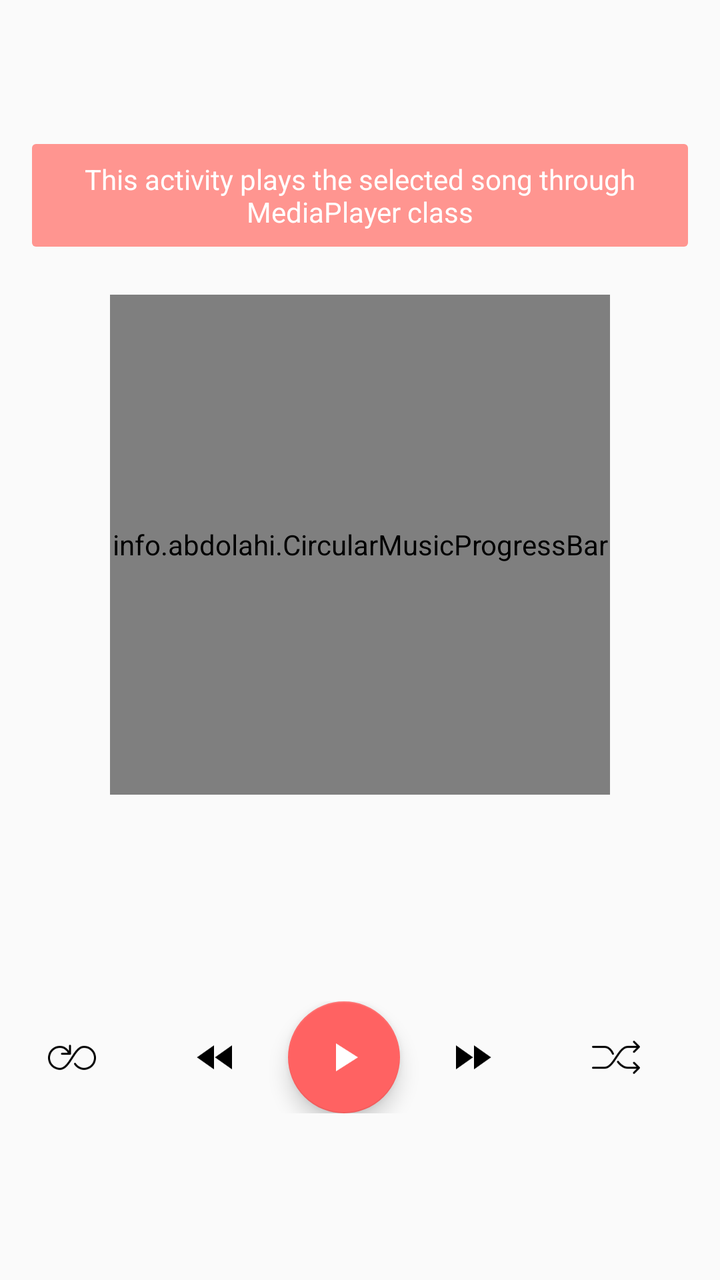
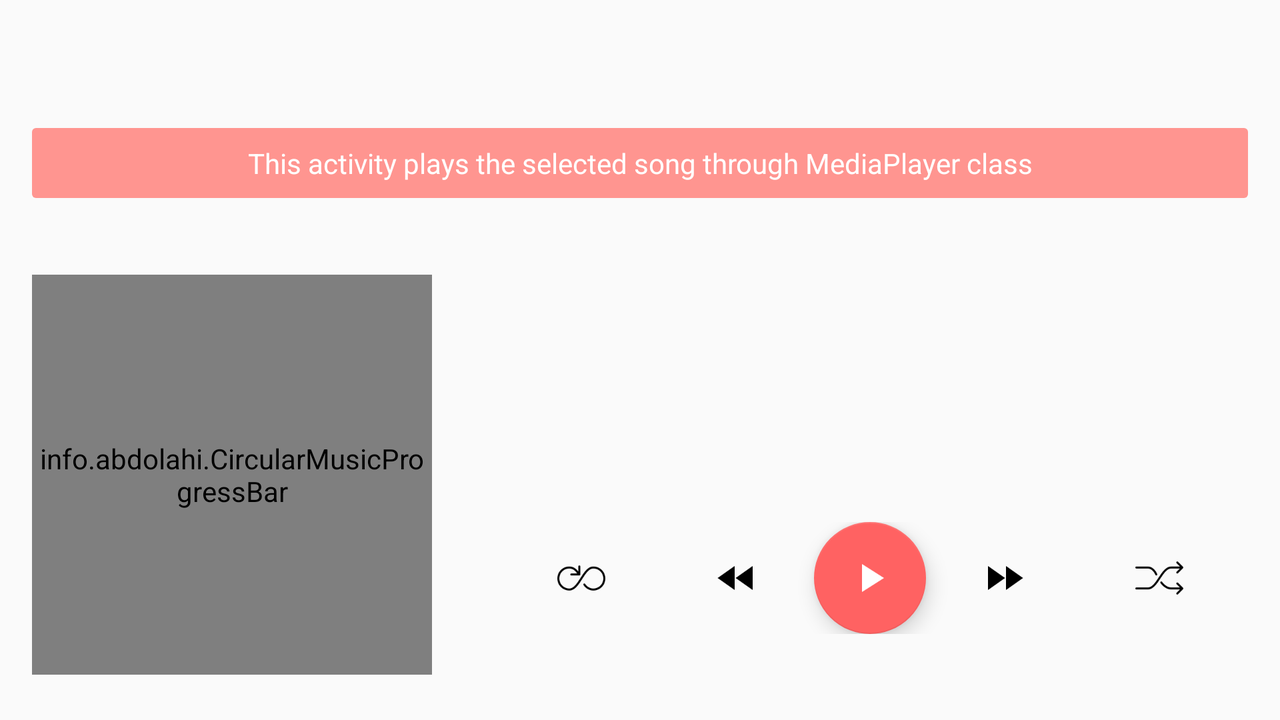

First picture: res/layout/ on a phone held upright. Second picture: the repository's own variant of that layout, on a device whose configuration matches the variant's folder. Source for both follows.
<!-- AndroidManifest.xml: application theme AppTheme -->
<!-- res/layout/activity_now_playing.xml -->
<?xml version="1.0" encoding="utf-8"?>
<LinearLayout xmlns:android="http://schemas.android.com/apk/res/android"
    xmlns:app="http://schemas.android.com/apk/res-auto"
    xmlns:tools="http://schemas.android.com/tools"
    android:id="@+id/activity_now_playing"
    android:layout_width="match_parent"
    android:layout_height="match_parent"
    android:orientation="vertical"
    tools:context="com.example.android.beatit.NowPlayingActivity">

    <android.support.v7.widget.Toolbar
        android:id="@+id/now_playing_toolbar"
        android:layout_width="match_parent"
        android:layout_height="?attr/actionBarSize" />

    <TextView
        android:text="@string/now_playing_purpose"
        style="@style/PurposeText" />

    <info.abdolahi.CircularMusicProgressBar
        android:id="@+id/circular_cover"
        android:layout_width="@dimen/circularDimen"
        android:layout_height="@dimen/circularDimen"
        android:layout_gravity="center"
        android:layout_margin="@dimen/smallPadding"
        app:border_color="@color/hintLightText"
        app:border_width="@dimen/circularBorder"
        app:centercircle_diammterer="1"
        app:draw_anticlockwise="false"
        app:progress_color="@color/colorAccent"
        app:progress_startAngle="270" />

    <TextView
        android:id="@+id/title"
        style="@style/TitleText"
        android:gravity="center_horizontal" />

    <TextView
        android:id="@+id/artist"
        style="@style/ArtistText"
        android:gravity="center_horizontal" />

    <LinearLayout
        android:layout_width="match_parent"
        android:layout_height="wrap_content"
        android:gravity="center_vertical"
        android:orientation="horizontal">

        <ImageView
            android:id="@+id/repeat"
            android:layout_width="0dp"
            android:layout_height="wrap_content"
            android:layout_weight="1"
            android:contentDescription="@string/repeat"
            android:padding="@dimen/smallPadding"
            android:src="@drawable/ic_repeat" />

        <ImageView
            android:id="@+id/previous"
            android:layout_width="0dp"
            android:layout_height="wrap_content"
            android:layout_weight="1"
            android:contentDescription="@string/previous"
            android:padding="@dimen/smallPadding"
            android:src="@drawable/previous_selector" />

        <android.support.design.widget.FloatingActionButton
            android:id="@+id/play_pause"
            android:layout_width="0dp"
            android:layout_height="wrap_content"
            android:layout_weight="1"
            android:padding="@dimen/smallPadding"
            android:src="@drawable/ic_play_arrow_white_24px" />

        <ImageView
            android:id="@+id/next"
            android:layout_width="0dp"
            android:layout_height="wrap_content"
            android:layout_weight="1"
            android:contentDescription="@string/next"
            android:padding="@dimen/smallPadding"
            android:src="@drawable/next_selector" />

        <ImageView
            android:id="@+id/shuffle"
            android:layout_width="0dp"
            android:layout_height="wrap_content"
            android:layout_weight="1"
            android:contentDescription="@string/shuffle"
            android:padding="@dimen/smallPadding"
            android:src="@drawable/ic_shuffle" />

    </LinearLayout>

</LinearLayout>
<!-- resources referenced by this layout -->
<resources>
  <color name="colorAccent">#FF6262</color>
  <color name="hintLightText">#80FFFFFF</color>
  <dimen name="circularBorder">2dp</dimen>
  <dimen name="circularDimen">250dp</dimen>
  <dimen name="smallPadding">8dp</dimen>
  <!-- drawable next_selector (drawable) -->
  <?xml version="1.0" encoding="utf-8"?>
  <selector xmlns:android="http://schemas.android.com/apk/res/android">
      <item android:drawable="@drawable/ic_fast_forward_black_24px_pressed" android:state_pressed="true" />
      <item android:drawable="@drawable/ic_fast_forward_black_24px" android:state_pressed="false" />
  </selector>
  <!-- drawable previous_selector (drawable) -->
  <?xml version="1.0" encoding="utf-8"?>
  <selector xmlns:android="http://schemas.android.com/apk/res/android">
      <item android:drawable="@drawable/ic_fast_rewind_black_24px_pressed" android:state_pressed="true" />
      <item android:drawable="@drawable/ic_fast_rewind_black_24px" android:state_pressed="false" />
  </selector>
  <string name="next">Next Song</string>
  <string name="now_playing_purpose">This activity plays the selected song through MediaPlayer class</string>
  <string name="previous">Previous Song</string>
  <string name="repeat">Repeat</string>
  <string name="shuffle">Shuffle</string>
  <style name="PurposeText">
          <item name="android:layout_width">match_parent</item>
          <item name="android:layout_height">wrap_content</item>
          <item name="android:layout_margin">@dimen/mediumPadding</item>
          <item name="android:padding">@dimen/smallPadding</item>
          <item name="android:gravity">center_horizontal</item>
          <item name="android:background">@drawable/purpose_background</item>
          <item name="android:textColor">@color/primaryLightText</item>
      </style>
  <style name="TitleText">
          <item name="android:layout_width">match_parent</item>
          <item name="android:layout_height">wrap_content</item>
          <item name="android:maxLines">1</item>
          <item name="android:paddingLeft">@dimen/mediumPadding</item>
          <item name="android:paddingRight">@dimen/mediumPadding</item>
          <item name="android:paddingTop">@dimen/bigPadding</item>
          <item name="android:textColor">@color/primaryDarkText</item>
          <item name="android:textSize">@dimen/titleTextSize</item>
      </style>
  <style name="AppTheme" parent="Theme.AppCompat.Light.NoActionBar">
          
          <item name="colorPrimary">@color/colorPrimary</item>
          <item name="colorPrimaryDark">@color/colorPrimaryDark</item>
          <item name="colorAccent">@color/colorAccent</item>
      </style>
  <dimen name="mediumPadding">16dp</dimen>
  <color name="hintDarkText">#66000000</color>
  <dimen name="headlineTextSize">20sp</dimen>
  <!-- drawable purpose_background (drawable) -->
  <?xml version="1.0" encoding="utf-8"?>
  <shape
      xmlns:android="http://schemas.android.com/apk/res/android"
      android:shape="rectangle">
  
      <solid android:color="@color/colorPrimaryLight"/>
  
      <corners
          android:topLeftRadius="@dimen/cardCornerRadius"
          android:topRightRadius="@dimen/cardCornerRadius"
          android:bottomLeftRadius="@dimen/cardCornerRadius"
          android:bottomRightRadius="@dimen/cardCornerRadius" />
  </shape>
  <color name="primaryLightText">#FFFFFF</color>
  <dimen name="bigPadding">20dp</dimen>
  <color name="primaryDarkText">#D9000000</color>
  <dimen name="titleTextSize">24sp</dimen>
  <color name="colorPrimary">#FF6262</color>
  <color name="colorPrimaryDark">#C62C38</color>
  <color name="colorPrimaryLight">#FF9590</color>
  <dimen name="cardCornerRadius">2dp</dimen>
  <!-- some entries are left out for length -->
</resources>
<!-- res/layout-land/activity_now_playing.xml (the repository's variant of the layout above) -->
<!-- drawn on the phone turned sideways -->
<?xml version="1.0" encoding="utf-8"?>
<LinearLayout xmlns:android="http://schemas.android.com/apk/res/android"
    xmlns:app="http://schemas.android.com/apk/res-auto"
    xmlns:tools="http://schemas.android.com/tools"
    android:id="@+id/activity_now_playing"
    android:layout_width="match_parent"
    android:layout_height="match_parent"
    android:orientation="vertical"
    tools:context="com.example.android.beatit.NowPlayingActivity">

    <android.support.v7.widget.Toolbar
        android:id="@+id/now_playing_toolbar"
        android:layout_width="match_parent"
        android:layout_height="?attr/actionBarSize" />

    <TextView
        android:text="@string/now_playing_purpose"
        style="@style/PurposeText" />

    <LinearLayout
        android:layout_width="match_parent"
        android:layout_height="match_parent"
        android:gravity="center_vertical"
        android:orientation="horizontal">

        <info.abdolahi.CircularMusicProgressBar
            android:id="@+id/circular_cover"
            android:layout_width="@dimen/circularDimen_land"
            android:layout_height="@dimen/circularDimen_land"
            android:layout_margin="@dimen/mediumPadding"
            app:border_color="@color/hintLightText"
            app:border_width="@dimen/circularBorder"
            app:centercircle_diammterer="1"
            app:draw_anticlockwise="false"
            app:progress_color="@color/colorAccent"
            app:progress_startAngle="270" />

        <LinearLayout
            android:layout_width="match_parent"
            android:layout_height="wrap_content"
            android:layout_marginLeft="@dimen/bigPadding"
            android:layout_marginStart="@dimen/bigPadding"
            android:orientation="vertical">

            <TextView
                android:id="@+id/title"
                style="@style/TitleText" />

            <TextView
                android:id="@+id/artist"
                style="@style/ArtistText" />

            <LinearLayout
                android:layout_width="match_parent"
                android:layout_height="wrap_content"
                android:layout_marginTop="@dimen/smallPadding"
                android:gravity="center_vertical"
                android:orientation="horizontal">

                <ImageView
                    android:id="@+id/repeat"
                    android:layout_width="0dp"
                    android:layout_height="wrap_content"
                    android:layout_weight="1"
                    android:contentDescription="@string/repeat"
                    android:padding="@dimen/smallPadding"
                    android:src="@drawable/ic_repeat" />

                <ImageView
                    android:id="@+id/previous"
                    android:layout_width="0dp"
                    android:layout_height="wrap_content"
                    android:layout_weight="1"
                    android:contentDescription="@string/previous"
                    android:padding="@dimen/smallPadding"
                    android:src="@drawable/previous_selector" />

                <android.support.design.widget.FloatingActionButton
                    android:id="@+id/play_pause"
                    android:layout_width="0dp"
                    android:layout_height="wrap_content"
                    android:layout_weight="1"
                    android:padding="@dimen/smallPadding"
                    android:src="@drawable/ic_play_arrow_white_24px" />

                <ImageView
                    android:id="@+id/next"
                    android:layout_width="0dp"
                    android:layout_height="wrap_content"
                    android:layout_weight="1"
                    android:contentDescription="@string/next"
                    android:padding="@dimen/smallPadding"
                    android:src="@drawable/next_selector" />

                <ImageView
                    android:id="@+id/shuffle"
                    android:layout_width="0dp"
                    android:layout_height="wrap_content"
                    android:layout_weight="1"
                    android:contentDescription="@string/shuffle"
                    android:padding="@dimen/smallPadding"
                    android:src="@drawable/ic_shuffle" />

            </LinearLayout>
        </LinearLayout>

    </LinearLayout>

</LinearLayout>
<!-- resources referenced by the variant -->
<!-- as the phone turned sideways resolves them -->
<resources>
  <color name="colorAccent">#FF6262</color>
  <color name="hintLightText">#80FFFFFF</color>
  <dimen name="bigPadding">20dp</dimen>
  <dimen name="circularBorder">2dp</dimen>
  <dimen name="circularDimen_land">200dp</dimen>
  <dimen name="mediumPadding">16dp</dimen>
  <dimen name="smallPadding">8dp</dimen>
  <!-- drawable next_selector (drawable) -->
  <?xml version="1.0" encoding="utf-8"?>
  <selector xmlns:android="http://schemas.android.com/apk/res/android">
      <item android:drawable="@drawable/ic_fast_forward_black_24px_pressed" android:state_pressed="true" />
      <item android:drawable="@drawable/ic_fast_forward_black_24px" android:state_pressed="false" />
  </selector>
  <!-- drawable previous_selector (drawable) -->
  <?xml version="1.0" encoding="utf-8"?>
  <selector xmlns:android="http://schemas.android.com/apk/res/android">
      <item android:drawable="@drawable/ic_fast_rewind_black_24px_pressed" android:state_pressed="true" />
      <item android:drawable="@drawable/ic_fast_rewind_black_24px" android:state_pressed="false" />
  </selector>
  <string name="next">Next Song</string>
  <string name="now_playing_purpose">This activity plays the selected song through MediaPlayer class</string>
  <string name="previous">Previous Song</string>
  <string name="repeat">Repeat</string>
  <string name="shuffle">Shuffle</string>
  <style name="PurposeText">
          <item name="android:layout_width">match_parent</item>
          <item name="android:layout_height">wrap_content</item>
          <item name="android:layout_margin">@dimen/mediumPadding</item>
          <item name="android:padding">@dimen/smallPadding</item>
          <item name="android:gravity">center_horizontal</item>
          <item name="android:background">@drawable/purpose_background</item>
          <item name="android:textColor">@color/primaryLightText</item>
      </style>
  <style name="TitleText">
          <item name="android:layout_width">match_parent</item>
          <item name="android:layout_height">wrap_content</item>
          <item name="android:maxLines">1</item>
          <item name="android:paddingLeft">@dimen/mediumPadding</item>
          <item name="android:paddingRight">@dimen/mediumPadding</item>
          <item name="android:paddingTop">@dimen/bigPadding</item>
          <item name="android:textColor">@color/primaryDarkText</item>
          <item name="android:textSize">@dimen/titleTextSize</item>
      </style>
  <style name="AppTheme" parent="Theme.AppCompat.Light.NoActionBar">
          
          <item name="colorPrimary">@color/colorPrimary</item>
          <item name="colorPrimaryDark">@color/colorPrimaryDark</item>
          <item name="colorAccent">@color/colorAccent</item>
      </style>
  <color name="hintDarkText">#66000000</color>
  <dimen name="headlineTextSize">20sp</dimen>
  <!-- drawable purpose_background (drawable) -->
  <?xml version="1.0" encoding="utf-8"?>
  <shape
      xmlns:android="http://schemas.android.com/apk/res/android"
      android:shape="rectangle">
  
      <solid android:color="@color/colorPrimaryLight"/>
  
      <corners
          android:topLeftRadius="@dimen/cardCornerRadius"
          android:topRightRadius="@dimen/cardCornerRadius"
          android:bottomLeftRadius="@dimen/cardCornerRadius"
          android:bottomRightRadius="@dimen/cardCornerRadius" />
  </shape>
  <color name="primaryLightText">#FFFFFF</color>
  <color name="primaryDarkText">#D9000000</color>
  <dimen name="titleTextSize">24sp</dimen>
  <color name="colorPrimary">#FF6262</color>
  <color name="colorPrimaryDark">#C62C38</color>
  <color name="colorPrimaryLight">#FF9590</color>
  <dimen name="cardCornerRadius">2dp</dimen>
  <!-- some entries are left out for length -->
</resources>
